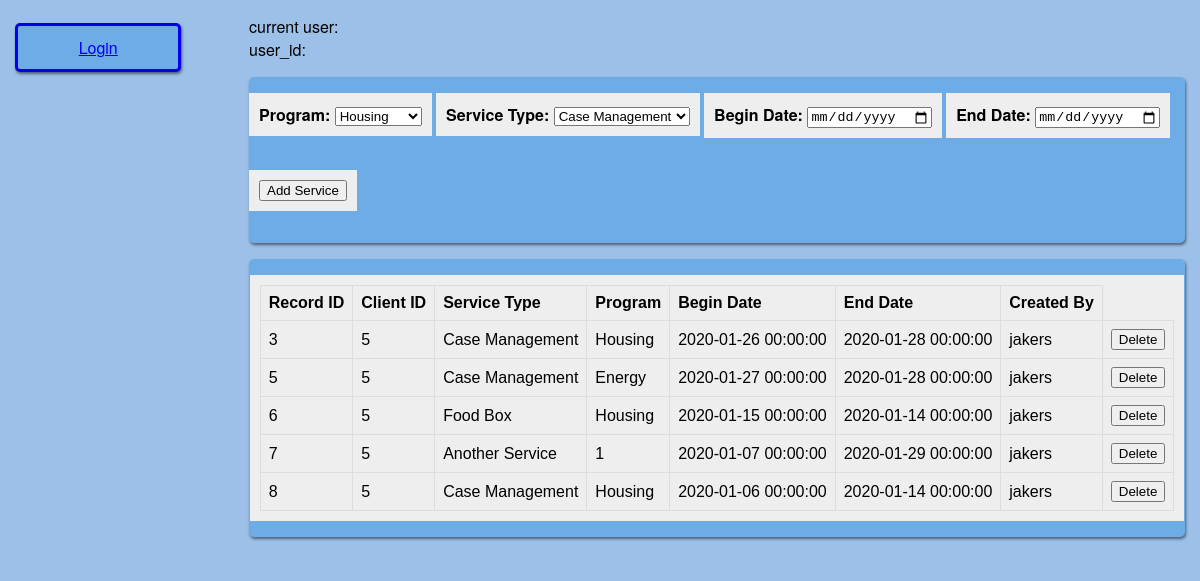
The app's page /add_Service_5, older data.
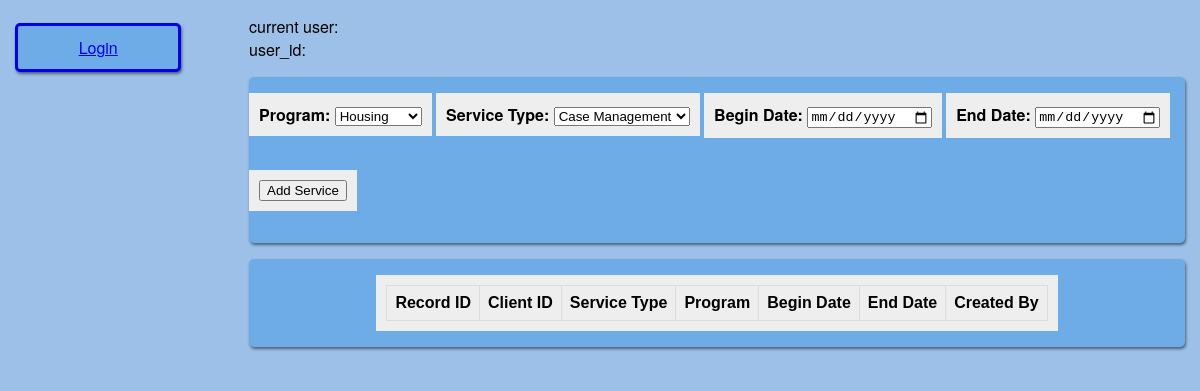
The same page, newer data.
### app/models.py (models this page shows, shortened)
class Service(db.Model):
	id = db.Column(db.Integer, primary_key = True)
	service_type_id = db.Column(db.Integer, db.ForeignKey('service_type.id'))
	client_id = db.Column(db.Integer, db.ForeignKey('client.id'))
	program_id = db.Column(db.Integer, db.ForeignKey('program.id'))
	created_by = db.Column(db.Integer, db.ForeignKey('user.id'))
	created_date = db.Column(db.DateTime, index = True, default = datetime.utcnow)
	begin_date = db.Column(db.DateTime)
	end_date = db.Column(db.DateTime)
	program = db.relationship('Program', uselist = False)
	user = db.relationship('User', uselist = False)
	service_type = db.relationship('ServiceType', uselist = False)
	client = db.relationship('Client', uselist = False)

class ServiceType(db.Model):
	id = db.Column(db.Integer, primary_key = True)
	name = db.Column(db.String(50))

class Program(db.Model):
	id = db.Column(db.Integer, primary_key = True)
	name = db.Column(db.String(20))

class User(UserMixin, db.Model):
	id = db.Column(db.Integer, primary_key = True)
	username = db.Column(db.String(64), index = True, unique = True)
	email = db.Column(db.String(120), index = True, unique = True)
	password_hash = db.Column(db.String(128))

### app/routes.py (the view)
@app.route('/add_<record_type>', methods = ['GET','POST'])
def add_record(record_type):
	record_class = globals()[record_type]
	record_form = globals()['Create'+record_type]
	instance = record_form()
	records = record_class.query.all()
	if instance.validate_on_submit():
		instance.execute_transaction()
		return redirect(url_for('add_record', record_type = record_type))
	return render_template('add_record.html', title = instance.form_title, form = instance, data = records)

### app/forms.py
class CreateService(FlaskForm):
	form_title = 'Create Program'
	program_choices = [(p.id, p.name) for p in Program.query.all()]
	ServiceType_choices = [(st.id, st.name) for st in ServiceType.query.all()]
	program = SelectField('Program', choices = program_choices, coerce = int)
	service_type = SelectField('Service Type', choices = ServiceType_choices, coerce = int)
	begin_date = DateField('Begin Date', format='%Y-%m-%d')
	end_date = DateField('End Date', format='%Y-%m-%d')
	submit = SubmitField('Add Service')

### app/templates/add_service.html (shortened to what this page needs)
{% extends "base.html" %}
{% block content %}
    <div class="addRecord">
        <form action="" method="post">
            {% for field in form %}
                {% if field.type != 'CSRFTokenField' %}
                <div class="formElement">
                	{% if field.type == 'SubmitField' %}
	                	<center>{{ field() }}</center>
                	{% else %}
	                    <strong>{{ field.label() }}:</strong>
	                    {{ field() }} <br>
                    {% endif %}
                </div>
                {% endif %}
            {% endfor %}
        </form>
    </div>
    <div class="showRecord">
        <div class="formElement">
            <table>
                <tr>
                    <th>Record ID</th>
                    <th>Client ID</th>
                    <th>Service Type</th>
                    <th>Program</th>
                    <th>Begin Date</th>
                    <th>End Date</th>
                    <th>Created By</th>
                </tr>
                {% for d in data %}
                <tr>
                    <td class='serviceRecordID'>{{ d.id }}</td>
                    <td class='clientID'>{{ d.client_id }}</td>
                    <td>{{ d.service_type.name }}</td>
                    <td>{{ d.program.name }}</td>
                    <td>{{ d.begin_date }}</td>
                    <td>{{ d.end_date }}</td>
                    <td>{{ d.user.username }}</td>
                    <td><button class="delBtn" type="button">Delete</button></td>
                </tr>
                {% endfor %}
            </table>
        </div>
    </div>
{% endblock %}

### app/templates/base.html (shortened to what this page needs)
<html>
    <head>
      <link rel="stylesheet" href="{{ url_for('static', filename = 'styles/main.css') }}">
    </head>
    <body>
        <div class="row">
          <div class="leftColumn">
            {% if current_user.is_anonymous %}
            <a class="header_button" href="{{ url_for('login') }}">Login</a>
            {% endif %}
          </div>
          <div class="rightColumn">
            current user: {{ current_user.username }} <br>
            user_id: {{ current_user.id }} <br>
            {% block content %}{% endblock %}
          </div>
        </div>
    </body>
</html>

### app/static/styles/main.css (style rules this page uses)
body { margin: 0; padding: 0; font-family: "Helvetica Neue", Helvetica, Arial, sans-serif; color: #000000; padding: 15px; background: #9cc0e7; }
table { font-family: arial, sans-serif; border-collapse: collapse; }
th { border: 1px solid #dddddd; background-color: #EEEEEE; text-align: left; padding: 8px; }
.row:after { content: ""; display: table; clear: both; }
.formElement { padding: 10px 10px; background: #EEEEEE; margin: 1em 0; display: inline-block; }
.addRecord { float: center; display: flex; flex-wrap: wrap; align-content: space-around; justify-content: space-evenly; background: #6EACE7; margin: 1em 0; box-shadow: 1px 2px 3px rgba(0,0,0,.5); border-radius: 5px; }
.showRecord { float: center; display: flex; flex-wrap: wrap; align-content: space-around; justify-content: space-evenly; background: #6EACE7; margin: 1em 0; box-shadow: 1px 2px 3px rgba(0,0,0,.5); border-radius: 5px; }
.leftColumn { float: left; width: 15%; display: flex; flex-wrap: wrap; align-content: space-around }
.rightColumn { float: right; width: 80%; }
.header_button { border: solid; padding: 10px 10px; text-align: center; background-color: #6EACE7; width: 80%; float: left; margin: .5em 0; box-shadow: 1px 2px 3px rgba(0,0,0,.5); border-radius: 5px; }

Row changes from the older to the newer data that the page shows:
removed Service: id "3", client_id "5", service_type.name "Case Management", program.name "Housing", begin_date "2020-01-26 00:00:00", end_date "2020-01-28 00:00:00", user.username "jakers"
removed Service: id "5", client_id "5", service_type.name "Case Management", program.name "Energy", begin_date "2020-01-27 00:00:00", end_date "2020-01-28 00:00:00", user.username "jakers"
removed Service: id "6", client_id "5", service_type.name "Food Box", program.name "Housing", begin_date "2020-01-15 00:00:00", end_date "2020-01-14 00:00:00", user.username "jakers"
removed Service: id "7", client_id "5", service_type.name "Another Service", program.name "1", begin_date "2020-01-07 00:00:00", end_date "2020-01-29 00:00:00", user.username "jakers"
removed Service: id "8", client_id "5", service_type.name "Case Management", program.name "Housing", begin_date "2020-01-06 00:00:00", end_date "2020-01-14 00:00:00", user.username "jakers"
